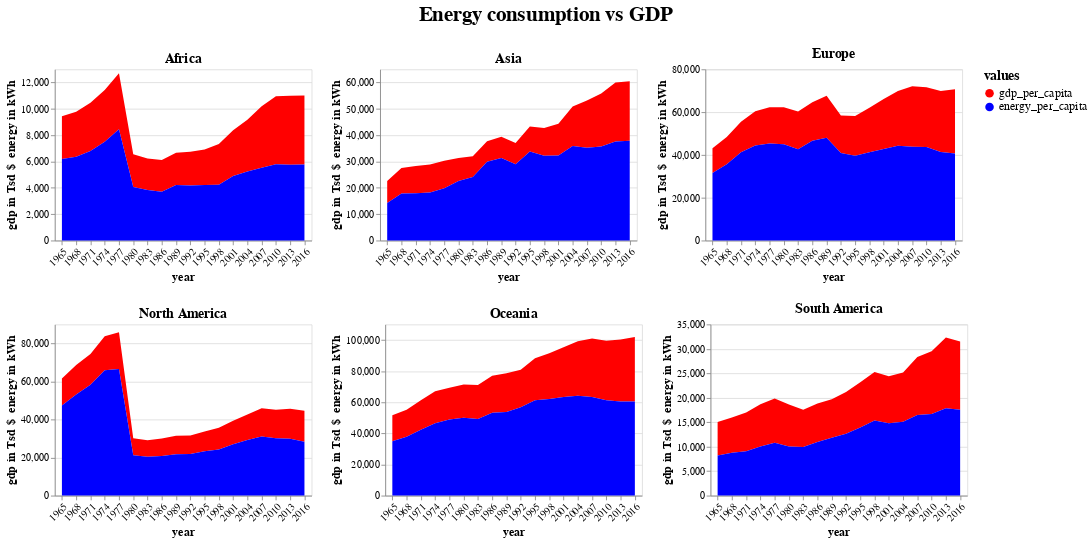

Write notebook code for a chart like this one.
### Markdown cell above
<style> .section-title {background-color: #2ecc71; color: white; border-radius: 15px; text-align: center; padding: 1px; font-size: 2em}</style>
<div class="section-title">Primary Energy Consumption vs. GDP</div>

### Code cell
# defines the colors for the variables
variable_colors = {'gdp_per_capita': 'red', 'energy_per_capita': 'blue'}

# creates plots for each continent
continent_plots = []
for continent in continent_data_filtered['continent'].unique():

    
    subset = continent_data_filtered[continent_data_filtered['continent'] == continent].copy()                           # creates a subset of the data for each continent
    subset['year'] = pd.to_numeric(subset['year'])                                                                       # converts the year column to numeric
    subset = subset.sort_values('year').iloc[::len(subset['year']) // 18]                                                # selects every 18th year
    subset = pd.melt(subset, id_vars=['year'], value_vars=['gdp_per_capita', 'energy_per_capita'],                       # melt the data to long format
                     var_name='variable', value_name='value')
    

    # creates an area chart
    area = alt.Chart(subset).mark_area().encode(
        x=alt.X('year:O', axis=alt.Axis(title='year', labelAngle=-45), scale=alt.Scale(nice=False)),
        y=alt.Y('value:Q', axis=alt.Axis(title='gdp in Tsd $\n energy in kWh')),
        color=alt.Color('variable:N', 
                        scale=alt.Scale(domain=list(variable_colors.keys()), range=list(variable_colors.values())), 
                        legend=alt.Legend(title='values')),            
        tooltip=['year', 'value', 'variable']
    ).properties(
        title=continent,
        width=300,
        height=200
    )
    
    # adds the plot to the list
    continent_plots.append(area)


# combines the plots
top_row = alt.hconcat(continent_plots[0], continent_plots[1], continent_plots[2])
bottom_row = alt.hconcat(continent_plots[3], continent_plots[4], continent_plots[5])
grid_plot = alt.vconcat(top_row, bottom_row)

# adds a title for combined plot
grid_plot = grid_plot.properties(
    title={
        "text": "Energy consumption vs GDP",
        "fontSize": 24,
        "offset": 25,
        "anchor": "middle"
    }
)

# adjusts the title, axis and legend 
grid_plot = grid_plot.configure_title(
    fontSize=16,  
    anchor='middle'  
).configure_axis(
    labelFontSize=12,  
    titleFontSize=14  
).configure_legend(
    titleFontSize=16,
    labelFontSize=14  
)

# shows the plot
grid_plot

### Figure 1 — Vega-Lite specification as saved in the notebook (floating-point values rounded to 4 significant figures)
{"config": {"view": {"continuousWidth": 300, "continuousHeight": 300}, "axis": {"labelFontSize": 12, "titleFontSize": 14}, "legend": {"labelFontSize": 14, "titleFontSize": 16}, "title": {"anchor": "middle", "fontSize": 16}}, "vconcat": [{"hconcat": [{"data": {"name": "data-e937b344f54c9be3b1689ea35a1519d0"}, "mark": {"type": "area"}, "encoding": {"color": {"field": "variable", "legend": {"title": "values"}, "scale": {"domain": ["gdp_per_capita", "energy_per_capita"], "range": ["red", "blue"]}, "type": "nominal"}, "tooltip": [{"field": "year", "type": "quantitative"}, {"field": "value", "type": "quantitative"}, {"field": "variable", "type": "nominal"}], "x": {"axis": {"labelAngle": -45, "title": "year"}, "field": "year", "scale": {"nice": false}, "type": "ordinal"}, "y": {"axis": {"title": "gdp in Tsd $\n energy in kWh"}, "field": "value", "type": "quantitative"}}, "height": 200, "title": "Africa", "width": 300}, {"data": {"name": "data-5281e630efe4638a304321acd1df06ad"}, "mark": {"type": "area"}, "encoding": {"color": {"field": "variable", "legend": {"title": "values"}, "scale": {"domain": ["gdp_per_capita", "energy_per_capita"], "range": ["red", "blue"]}, "type": "nominal"}, "tooltip": [{"field": "year", "type": "quantitative"}, {"field": "value", "type": "quantitative"}, {"field": "variable", "type": "nominal"}], "x": {"axis": {"labelAngle": -45, "title": "year"}, "field": "year", "scale": {"nice": false}, "type": "ordinal"}, "y": {"axis": {"title": "gdp in Tsd $\n energy in kWh"}, "field": "value", "type": "quantitative"}}, "height": 200, "title": "Asia", "width": 300}, {"data": {"name": "data-1b43e1cfc2290d2b8def9840a5b4a4d0"}, "mark": {"type": "area"}, "encoding": {"color": {"field": "variable", "legend": {"title": "values"}, "scale": {"domain": ["gdp_per_capita", "energy_per_capita"], "range": ["red", "blue"]}, "type": "nominal"}, "tooltip": [{"field": "year", "type": "quantitative"}, {"field": "value", "type": "quantitative"}, {"field": "variable", "type": "nominal"}], "x": {"axis": {"labelAngle": -45, "title": "year"}, "field": "year", "scale": {"nice": false}, "type": "ordinal"}, "y": {"axis": {"title": "gdp in Tsd $\n energy in kWh"}, "field": "value", "type": "quantitative"}}, "height": 200, "title": "Europe", "width": 300}]}, {"hconcat": [{"data": {"name": "data-4fcb346586ffea3ab590701a9579b04f"}, "mark": {"type": "area"}, "encoding": {"color": {"field": "variable", "legend": {"title": "values"}, "scale": {"domain": ["gdp_per_capita", "energy_per_capita"], "range": ["red", "blue"]}, "type": "nominal"}, "tooltip": [{"field": "year", "type": "quantitative"}, {"field": "value", "type": "quantitative"}, {"field": "variable", "type": "nominal"}], "x": {"axis": {"labelAngle": -45, "title": "year"}, "field": "year", "scale": {"nice": false}, "type": "ordinal"}, "y": {"axis": {"title": "gdp in Tsd $\n energy in kWh"}, "field": "value", "type": "quantitative"}}, "height": 200, "title": "North America", "width": 300}, {"data": {"name": "data-49d0e2d2be51327e81716e7c55f6da61"}, "mark": {"type": "area"}, "encoding": {"color": {"field": "variable", "legend": {"title": "values"}, "scale": {"domain": ["gdp_per_capita", "energy_per_capita"], "range": ["red", "blue"]}, "type": "nominal"}, "tooltip": [{"field": "year", "type": "quantitative"}, {"field": "value", "type": "quantitative"}, {"field": "variable", "type": "nominal"}], "x": {"axis": {"labelAngle": -45, "title": "year"}, "field": "year", "scale": {"nice": false}, "type": "ordinal"}, "y": {"axis": {"title": "gdp in Tsd $\n energy in kWh"}, "field": "value", "type": "quantitative"}}, "height": 200, "title": "Oceania", "width": 300}, {"data": {"name": "data-81c1a21a18a71d16646292e7747b7569"}, "mark": {"type": "area"}, "encoding": {"color": {"field": "variable", "legend": {"title": "values"}, "scale": {"domain": ["gdp_per_capita", "energy_per_capita"], "range": ["red", "blue"]}, "type": "nominal"}, "tooltip": [{"field": "year", "type": "quantitative"}, {"field": "value", "type": "quantitative"}, {"field": "variable", "type": "nominal"}], "x": {"axis": {"labelAngle": -45, "title": "year"}, "field": "year", "scale": {"nice": false}, "type": "ordinal"}, "y": {"axis": {"title": "gdp in Tsd $\n energy in kWh"}, "field": "value", "type": "quantitative"}}, "height": 200, "title": "South America", "width": 300}]}], "title": {"text": "Energy consumption vs GDP", "fontSize": 24, "offset": 25, "anchor": "middle"}, "$schema": "https://vega.github.io/schema/vega-lite/v5.8.0.json", "datasets": {"data-e937b344f54c9be3b1689ea35a1519d0": [{"year": 1965, "variable": "gdp_per_capita", "value": 3250.0}, {"year": 1968, "variable": "gdp_per_capita", "value": 3424.0}, {"year": 1971, "variable": "gdp_per_capita", "value": 3661.0}, {"year": 1974, "variable": "gdp_per_capita", "value": 3936.0}, {"year": 1977, "variable": "gdp_per_capita", "value": 4251.0}, {"year": 1980, "variable": "gdp_per_capita", "value": 2487.0}, {"year": 1983, "variable": "gdp_per_capita", "value": 2401.0}, {"year": 1986, "variable": "gdp_per_capita", "value": 2412.0}, {"year": 1989, "variable": "gdp_per_capita", "value": 2464.0}, {"year": 1992, "variable": "gdp_per_capita", "value": 2570.0}, {"year": 1995, "variable": "gdp_per_capita", "value": 2687.0}, {"year": 1998, "variable": "gdp_per_capita", "value": 3094.0}, {"year": 2001, "variable": "gdp_per_capita", "value": 3464.0}, {"year": 2004, "variable": "gdp_per_capita", "value": 3929.0}, {"year": 2007, "variable": "gdp_per_capita", "value": 4652.0}, {"year": 2010, "variable": "gdp_per_capita", "value": 5169.0}, {"year": 2013, "variable": "gdp_per_capita", "value": 5222.0}, {"year": 2016, "variable": "gdp_per_capita", "value": 5245.0}, {"year": 1965, "variable": "energy_per_capita", "value": 6192.0}, {"year": 1968, "variable": "energy_per_capita", "value": 6354.0}, {"year": 1971, "variable": "energy_per_capita", "value": 6808.0}, {"year": 1974, "variable": "energy_per_capita", "value": 7498.0}, {"year": 1977, "variable": "energy_per_capita", "value": 8452.0}, {"year": 1980, "variable": "energy_per_capita", "value": 4066.0}, {"year": 1983, "variable": "energy_per_capita", "value": 3835.0}, {"year": 1986, "variable": "energy_per_capita", "value": 3697.0}, {"year": 1989, "variable": "energy_per_capita", "value": 4208.0}, {"year": 1992, "variable": "energy_per_capita", "value": 4177.0}, {"year": 1995, "variable": "energy_per_capita", "value": 4226.0}, {"year": 1998, "variable": "energy_per_capita", "value": 4235.0}, {"year": 2001, "variable": "energy_per_capita", "value": 4905.0}, {"year": 2004, "variable": "energy_per_capita", "value": 5240.0}, {"year": 2007, "variable": "energy_per_capita", "value": 5536.0}, {"year": 2010, "variable": "energy_per_capita", "value": 5789.0}, {"year": 2013, "variable": "energy_per_capita", "value": 5763.0}, {"year": 2016, "variable": "energy_per_capita", "value": 5775.0}], "data-5281e630efe4638a304321acd1df06ad": [{"year": 1965, "variable": "gdp_per_capita", "value": 8334.0}, {"year": 1968, "variable": "gdp_per_capita", "value": 9686.0}, {"year": 1971, "variable": "gdp_per_capita", "value": 10280.0}, {"year": 1974, "variable": "gdp_per_capita", "value": 10640.0}, {"year": 1977, "variable": "gdp_per_capita", "value": 10460.0}, {"year": 1980, "variable": "gdp_per_capita", "value": 8678.0}, {"year": 1983, "variable": "gdp_per_capita", "value": 7905.0}, {"year": 1986, "variable": "gdp_per_capita", "value": 7837.0}, {"year": 1989, "variable": "gdp_per_capita", "value": 8136.0}, {"year": 1992, "variable": "gdp_per_capita", "value": 8083.0}, {"year": 1995, "variable": "gdp_per_capita", "value": 9507.0}, {"year": 1998, "variable": "gdp_per_capita", "value": 10590.0}, {"year": 2001, "variable": "gdp_per_capita", "value": 12110.0}, {"year": 2004, "variable": "gdp_per_capita", "value": 14940.0}, {"year": 2007, "variable": "gdp_per_capita", "value": 17940.0}, {"year": 2010, "variable": "gdp_per_capita", "value": 20190.0}, {"year": 2013, "variable": "gdp_per_capita", "value": 22410.0}, {"year": 2016, "variable": "gdp_per_capita", "value": 22660.0}, {"year": 1965, "variable": "energy_per_capita", "value": 14280.0}, {"year": 1968, "variable": "energy_per_capita", "value": 17860.0}, {"year": 1971, "variable": "energy_per_capita", "value": 17990.0}, {"year": 1974, "variable": "energy_per_capita", "value": 18250.0}, {"year": 1977, "variable": "energy_per_capita", "value": 19840.0}, {"year": 1980, "variable": "energy_per_capita", "value": 22620.0}, {"year": 1983, "variable": "energy_per_capita", "value": 24080.0}, {"year": 1986, "variable": "energy_per_capita", "value": 29900.0}, {"year": 1989, "variable": "energy_per_capita", "value": 31290.0}, {"year": 1992, "variable": "energy_per_capita", "value": 28930.0}, {"year": 1995, "variable": "energy_per_capita", "value": 33770.0}, {"year": 1998, "variable": "energy_per_capita", "value": 32160.0}, {"year": 2001, "variable": "energy_per_capita", "value": 32270.0}, {"year": 2004, "variable": "energy_per_capita", "value": 35930.0}, {"year": 2007, "variable": "energy_per_capita", "value": 35220.0}, {"year": 2010, "variable": "energy_per_capita", "value": 35680.0}, {"year": 2013, "variable": "energy_per_capita", "value": 37560.0}, {"year": 2016, "variable": "energy_per_capita", "value": 37850.0}], "data-1b43e1cfc2290d2b8def9840a5b4a4d0": [{"year": 1965, "variable": "gdp_per_capita", "value": 11630.0}, {"year": 1968, "variable": "gdp_per_capita", "value": 12770.0}, {"year": 1971, "variable": "gdp_per_capita", "value": 14320.0}, {"year": 1974, "variable": "gdp_per_capita", "value": 15970.0}, {"year": 1977, "variable": "gdp_per_capita", "value": 16880.0}, {"year": 1980, "variable": "gdp_per_capita", "value": 17320.0}, {"year": 1983, "variable": "gdp_per_capita", "value": 17730.0}, {"year": 1986, "variable": "gdp_per_capita", "value": 18030.0}, {"year": 1989, "variable": "gdp_per_capita", "value": 19630.0}, {"year": 1992, "variable": "gdp_per_capita", "value": 17550.0}, {"year": 1995, "variable": "gdp_per_capita", "value": 18510.0}, {"year": 1998, "variable": "gdp_per_capita", "value": 20830.0}, {"year": 2001, "variable": "gdp_per_capita", "value": 23350.0}, {"year": 2004, "variable": "gdp_per_capita", "value": 25630.0}, {"year": 2007, "variable": "gdp_per_capita", "value": 28260.0}, {"year": 2010, "variable": "gdp_per_capita", "value": 27930.0}, {"year": 2013, "variable": "gdp_per_capita", "value": 28530.0}, {"year": 2016, "variable": "gdp_per_capita", "value": 30020.0}, {"year": 1965, "variable": "energy_per_capita", "value": 31550.0}, {"year": 1968, "variable": "energy_per_capita", "value": 35600.0}, {"year": 1971, "variable": "energy_per_capita", "value": 41230.0}, {"year": 1974, "variable": "energy_per_capita", "value": 44430.0}, {"year": 1977, "variable": "energy_per_capita", "value": 45400.0}, {"year": 1980, "variable": "energy_per_capita", "value": 44970.0}, {"year": 1983, "variable": "energy_per_capita", "value": 42620.0}, {"year": 1986, "variable": "energy_per_capita", "value": 46570.0}, {"year": 1989, "variable": "energy_per_capita", "value": 48020.0}, {"year": 1992, "variable": "energy_per_capita", "value": 40850.0}, {"year": 1995, "variable": "energy_per_capita", "value": 39680.0}, {"year": 1998, "variable": "energy_per_capita", "value": 41240.0}, {"year": 2001, "variable": "energy_per_capita", "value": 42790.0}, {"year": 2004, "variable": "energy_per_capita", "value": 44290.0}, {"year": 2007, "variable": "energy_per_capita", "value": 43830.0}, {"year": 2010, "variable": "energy_per_capita", "value": 43710.0}, {"year": 2013, "variable": "energy_per_capita", "value": 41340.0}, {"year": 2016, "variable": "energy_per_capita", "value": 40690.0}], "data-4fcb346586ffea3ab590701a9579b04f": [{"year": 1965, "variable": "gdp_per_capita", "value": 14080.0}, {"year": 1968, "variable": "gdp_per_capita", "value": 15470.0}, {"year": 1971, "variable": "gdp_per_capita", "value": 16260.0}, {"year": 1974, "variable": "gdp_per_capita", "value": 17870.0}, {"year": 1977, "variable": "gdp_per_capita", "value": 19280.0}, {"year": 1980, "variable": "gdp_per_capita", "value": 8932.0}, {"year": 1983, "variable": "gdp_per_capita", "value": 8655.0}, {"year": 1986, "variable": "gdp_per_capita", "value": 9162.0}, {"year": 1989, "variable": "gdp_per_capita", "value": 9627.0}, {"year": 1992, "variable": "gdp_per_capita", "value": 9755.0}, {"year": 1995, "variable": "gdp_per_capita", "value": 10310.0}, {"year": 1998, "variable": "gdp_per_capita", "value": 11440.0}, {"year": 2001, "variable": "gdp_per_capita", "value": 12460.0}, {"year": 2004, "variable": "gdp_per_capita", "value": 13520.0}, {"year": 2007, "variable": "gdp_per_capita", "value": 14840.0}, {"year": 2010, "variable": "gdp_per_capita", "value": 14970.0}, {"year": 2013, "variable": "gdp_per_capita", "value": 15700.0}, {"year": 2016, "variable": "gdp_per_capita", "value": 16230.0}, {"year": 1965, "variable": "energy_per_capita", "value": 47440.0}, {"year": 1968, "variable": "energy_per_capita", "value": 53180.0}, {"year": 1971, "variable": "energy_per_capita", "value": 58250.0}, {"year": 1974, "variable": "energy_per_capita", "value": 65900.0}, {"year": 1977, "variable": "energy_per_capita", "value": 66620.0}, {"year": 1980, "variable": "energy_per_capita", "value": 21280.0}, {"year": 1983, "variable": "energy_per_capita", "value": 20440.0}, {"year": 1986, "variable": "energy_per_capita", "value": 20830.0}, {"year": 1989, "variable": "energy_per_capita", "value": 21790.0}, {"year": 1992, "variable": "energy_per_capita", "value": 21900.0}, {"year": 1995, "variable": "energy_per_capita", "value": 23360.0}, {"year": 1998, "variable": "energy_per_capita", "value": 24190.0}, {"year": 2001, "variable": "energy_per_capita", "value": 26940.0}, {"year": 2004, "variable": "energy_per_capita", "value": 29180.0}, {"year": 2007, "variable": "energy_per_capita", "value": 31110.0}, {"year": 2010, "variable": "energy_per_capita", "value": 30120.0}, {"year": 2013, "variable": "energy_per_capita", "value": 29950.0}, {"year": 2016, "variable": "energy_per_capita", "value": 28360.0}], "data-49d0e2d2be51327e81716e7c55f6da61": [{"year": 1965, "variable": "gdp_per_capita", "value": 16830.0}, {"year": 1968, "variable": "gdp_per_capita", "value": 17350.0}, {"year": 1971, "variable": "gdp_per_capita", "value": 19000.0}, {"year": 1974, "variable": "gdp_per_capita", "value": 20580.0}, {"year": 1977, "variable": "gdp_per_capita", "value": 20330.0}, {"year": 1980, "variable": "gdp_per_capita", "value": 21330.0}, {"year": 1983, "variable": "gdp_per_capita", "value": 21950.0}, {"year": 1986, "variable": "gdp_per_capita", "value": 23730.0}, {"year": 1989, "variable": "gdp_per_capita", "value": 24810.0}, {"year": 1992, "variable": "gdp_per_capita", "value": 24110.0}, {"year": 1995, "variable": "gdp_per_capita", "value": 27030.0}, {"year": 1998, "variable": "gdp_per_capita", "value": 29330.0}, {"year": 2001, "variable": "gdp_per_capita", "value": 31960.0}, {"year": 2004, "variable": "gdp_per_capita", "value": 35060.0}, {"year": 2007, "variable": "gdp_per_capita", "value": 37630.0}, {"year": 2010, "variable": "gdp_per_capita", "value": 38170.0}, {"year": 2013, "variable": "gdp_per_capita", "value": 39800.0}, {"year": 2016, "variable": "gdp_per_capita", "value": 41430.0}, {"year": 1965, "variable": "energy_per_capita", "value": 34890.0}, {"year": 1968, "variable": "energy_per_capita", "value": 37810.0}, {"year": 1971, "variable": "energy_per_capita", "value": 42350.0}, {"year": 1974, "variable": "energy_per_capita", "value": 46540.0}, {"year": 1977, "variable": "energy_per_capita", "value": 48970.0}, {"year": 1980, "variable": "energy_per_capita", "value": 50090.0}, {"year": 1983, "variable": "energy_per_capita", "value": 49160.0}, {"year": 1986, "variable": "energy_per_capita", "value": 53290.0}, {"year": 1989, "variable": "energy_per_capita", "value": 53770.0}, {"year": 1992, "variable": "energy_per_capita", "value": 56770.0}, {"year": 1995, "variable": "energy_per_capita", "value": 61250.0}, {"year": 1998, "variable": "energy_per_capita", "value": 62150.0}, {"year": 2001, "variable": "energy_per_capita", "value": 63360.0}, {"year": 2004, "variable": "energy_per_capita", "value": 64150.0}, {"year": 2007, "variable": "energy_per_capita", "value": 63380.0}, {"year": 2010, "variable": "energy_per_capita", "value": 61290.0}, {"year": 2013, "variable": "energy_per_capita", "value": 60530.0}, {"year": 2016, "variable": "energy_per_capita", "value": 60470.0}], "data-81c1a21a18a71d16646292e7747b7569": [{"year": 1965, "variable": "gdp_per_capita", "value": 6847.0}, {"year": 1968, "variable": "gdp_per_capita", "value": 7195.0}, {"year": 1971, "variable": "gdp_per_capita", "value": 7962.0}, {"year": 1974, "variable": "gdp_per_capita", "value": 8607.0}, {"year": 1977, "variable": "gdp_per_capita", "value": 9082.0}, {"year": 1980, "variable": "gdp_per_capita", "value": 8575.0}, {"year": 1983, "variable": "gdp_per_capita", "value": 7640.0}, {"year": 1986, "variable": "gdp_per_capita", "value": 7895.0}, {"year": 1989, "variable": "gdp_per_capita", "value": 7885.0}, {"year": 1992, "variable": "gdp_per_capita", "value": 8562.0}, {"year": 1995, "variable": "gdp_per_capita", "value": 9239.0}, {"year": 1998, "variable": "gdp_per_capita", "value": 9927.0}, {"year": 2001, "variable": "gdp_per_capita", "value": 9576.0}, {"year": 2004, "variable": "gdp_per_capita", "value": 10080.0}, {"year": 2007, "variable": "gdp_per_capita", "value": 11830.0}, {"year": 2010, "variable": "gdp_per_capita", "value": 12790.0}, {"year": 2013, "variable": "gdp_per_capita", "value": 14450.0}, {"year": 2016, "variable": "gdp_per_capita", "value": 13980.0}, {"year": 1965, "variable": "energy_per_capita", "value": 8185.0}, {"year": 1968, "variable": "energy_per_capita", "value": 8781.0}, {"year": 1971, "variable": "energy_per_capita", "value": 9057.0}, {"year": 1974, "variable": "energy_per_capita", "value": 10050.0}, {"year": 1977, "variable": "energy_per_capita", "value": 10780.0}, {"year": 1980, "variable": "energy_per_capita", "value": 10060.0}, {"year": 1983, "variable": "energy_per_capita", "value": 9928.0}, {"year": 1986, "variable": "energy_per_capita", "value": 10950.0}, {"year": 1989, "variable": "energy_per_capita", "value": 11820.0}, {"year": 1992, "variable": "energy_per_capita", "value": 12630.0}, {"year": 1995, "variable": "energy_per_capita", "value": 13950.0}, {"year": 1998, "variable": "energy_per_capita", "value": 15360.0}, {"year": 2001, "variable": "energy_per_capita", "value": 14800.0}, {"year": 2004, "variable": "energy_per_capita", "value": 15110.0}, {"year": 2007, "variable": "energy_per_capita", "value": 16500.0}, {"year": 2010, "variable": "energy_per_capita", "value": 16710.0}, {"year": 2013, "variable": "energy_per_capita", "value": 17870.0}, {"year": 2016, "variable": "energy_per_capita", "value": 17550.0}]}}
